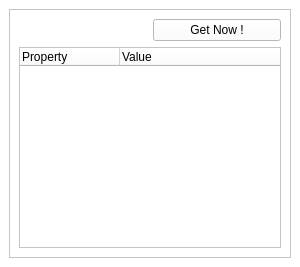
<ui version="4.0" >
 <author></author>
 <comment></comment>
 <exportmacro></exportmacro>
 <class>RzxProps</class>
 <widget class="QWidget" name="RzxProps" >
  <property name="geometry" >
   <rect>
    <x>0</x>
    <y>0</y>
    <width>300</width>
    <height>267</height>
   </rect>
  </property>
  <property name="sizePolicy" >
   <sizepolicy>
    <hsizetype>5</hsizetype>
    <vsizetype>3</vsizetype>
    <horstretch>0</horstretch>
    <verstretch>0</verstretch>
   </sizepolicy>
  </property>
  <property name="minimumSize" >
   <size>
    <width>150</width>
    <height>256</height>
   </size>
  </property>
  <property name="baseSize" >
   <size>
    <width>700</width>
    <height>186</height>
   </size>
  </property>
  <property name="palette" >
   <palette>
    <active>
     <color>
      <red>0</red>
      <green>0</green>
      <blue>0</blue>
     </color>
     <color>
      <red>255</red>
      <green>255</green>
      <blue>255</blue>
     </color>
     <color>
      <red>255</red>
      <green>255</green>
      <blue>255</blue>
     </color>
     <color>
      <red>255</red>
      <green>255</green>
      <blue>255</blue>
     </color>
     <color>
      <red>127</red>
      <green>127</green>
      <blue>127</blue>
     </color>
     <color>
      <red>170</red>
      <green>170</green>
      <blue>170</blue>
     </color>
     <color>
      <red>0</red>
      <green>0</green>
      <blue>0</blue>
     </color>
     <color>
      <red>255</red>
      <green>255</green>
      <blue>255</blue>
     </color>
     <color>
      <red>0</red>
      <green>0</green>
      <blue>0</blue>
     </color>
     <color>
      <red>255</red>
      <green>255</green>
      <blue>255</blue>
     </color>
     <color>
      <red>255</red>
      <green>255</green>
      <blue>255</blue>
     </color>
     <color>
      <red>0</red>
      <green>0</green>
      <blue>0</blue>
     </color>
     <color>
      <red>103</red>
      <green>141</green>
      <blue>178</blue>
     </color>
     <color>
      <red>255</red>
      <green>255</green>
      <blue>255</blue>
     </color>
     <color>
      <red>0</red>
      <green>0</green>
      <blue>238</blue>
     </color>
     <color>
      <red>82</red>
      <green>24</green>
      <blue>139</blue>
     </color>
     <color>
      <red>255</red>
      <green>255</green>
      <blue>255</blue>
     </color>
    </active>
    <inactive>
     <color>
      <red>0</red>
      <green>0</green>
      <blue>0</blue>
     </color>
     <color>
      <red>255</red>
      <green>255</green>
      <blue>255</blue>
     </color>
     <color>
      <red>255</red>
      <green>255</green>
      <blue>255</blue>
     </color>
     <color>
      <red>255</red>
      <green>255</green>
      <blue>255</blue>
     </color>
     <color>
      <red>127</red>
      <green>127</green>
      <blue>127</blue>
     </color>
     <color>
      <red>170</red>
      <green>170</green>
      <blue>170</blue>
     </color>
     <color>
      <red>0</red>
      <green>0</green>
      <blue>0</blue>
     </color>
     <color>
      <red>255</red>
      <green>255</green>
      <blue>255</blue>
     </color>
     <color>
      <red>0</red>
      <green>0</green>
      <blue>0</blue>
     </color>
     <color>
      <red>255</red>
      <green>255</green>
      <blue>255</blue>
     </color>
     <color>
      <red>255</red>
      <green>255</green>
      <blue>255</blue>
     </color>
     <color>
      <red>0</red>
      <green>0</green>
      <blue>0</blue>
     </color>
     <color>
      <red>103</red>
      <green>141</green>
      <blue>178</blue>
     </color>
     <color>
      <red>255</red>
      <green>255</green>
      <blue>255</blue>
     </color>
     <color>
      <red>0</red>
      <green>0</green>
      <blue>238</blue>
     </color>
     <color>
      <red>82</red>
      <green>24</green>
      <blue>139</blue>
     </color>
     <color>
      <red>255</red>
      <green>255</green>
      <blue>255</blue>
     </color>
    </inactive>
    <disabled>
     <color>
      <red>127</red>
      <green>127</green>
      <blue>127</blue>
     </color>
     <color>
      <red>255</red>
      <green>255</green>
      <blue>255</blue>
     </color>
     <color>
      <red>255</red>
      <green>255</green>
      <blue>255</blue>
     </color>
     <color>
      <red>255</red>
      <green>255</green>
      <blue>255</blue>
     </color>
     <color>
      <red>127</red>
      <green>127</green>
      <blue>127</blue>
     </color>
     <color>
      <red>170</red>
      <green>170</green>
      <blue>170</blue>
     </color>
     <color>
      <red>127</red>
      <green>127</green>
      <blue>127</blue>
     </color>
     <color>
      <red>255</red>
      <green>255</green>
      <blue>255</blue>
     </color>
     <color>
      <red>127</red>
      <green>127</green>
      <blue>127</blue>
     </color>
     <color>
      <red>255</red>
      <green>255</green>
      <blue>255</blue>
     </color>
     <color>
      <red>255</red>
      <green>255</green>
      <blue>255</blue>
     </color>
     <color>
      <red>0</red>
      <green>0</green>
      <blue>0</blue>
     </color>
     <color>
      <red>86</red>
      <green>117</green>
      <blue>148</blue>
     </color>
     <color>
      <red>255</red>
      <green>255</green>
      <blue>255</blue>
     </color>
     <color>
      <red>0</red>
      <green>0</green>
      <blue>238</blue>
     </color>
     <color>
      <red>82</red>
      <green>24</green>
      <blue>139</blue>
     </color>
     <color>
      <red>255</red>
      <green>255</green>
      <blue>255</blue>
     </color>
    </disabled>
   </palette>
  </property>
  <property name="windowTitle" >
   <string>Form</string>
  </property>
  <layout class="QGridLayout" >
   <property name="margin" >
    <number>9</number>
   </property>
   <property name="spacing" >
    <number>6</number>
   </property>
   <item row="0" column="0" >
    <widget class="QFrame" name="frmProp" >
     <property name="sizePolicy" >
      <sizepolicy>
       <hsizetype>5</hsizetype>
       <vsizetype>7</vsizetype>
       <horstretch>0</horstretch>
       <verstretch>0</verstretch>
      </sizepolicy>
     </property>
     <property name="frameShape" >
      <enum>QFrame::StyledPanel</enum>
     </property>
     <property name="frameShadow" >
      <enum>QFrame::Raised</enum>
     </property>
     <layout class="QGridLayout" >
      <property name="margin" >
       <number>9</number>
      </property>
      <property name="spacing" >
       <number>6</number>
      </property>
      <item row="1" column="0" colspan="2" >
       <widget class="QTreeWidget" name="propsView" >
        <property name="sizePolicy" >
         <sizepolicy>
          <hsizetype>7</hsizetype>
          <vsizetype>7</vsizetype>
          <horstretch>0</horstretch>
          <verstretch>0</verstretch>
         </sizepolicy>
        </property>
        <property name="minimumSize" >
         <size>
          <width>0</width>
          <height>128</height>
         </size>
        </property>
        <property name="maximumSize" >
         <size>
          <width>300</width>
          <height>16777215</height>
         </size>
        </property>
        <property name="baseSize" >
         <size>
          <width>300</width>
          <height>128</height>
         </size>
        </property>
        <property name="alternatingRowColors" >
         <bool>true</bool>
        </property>
        <property name="rootIsDecorated" >
         <bool>false</bool>
        </property>
        <property name="uniformRowHeights" >
         <bool>true</bool>
        </property>
        <property name="itemsExpandable" >
         <bool>false</bool>
        </property>
        <property name="columnCount" >
         <number>2</number>
        </property>
        <column>
         <property name="text" >
          <string>Property</string>
         </property>
        </column>
        <column>
         <property name="text" >
          <string>Value</string>
         </property>
        </column>
       </widget>
      </item>
      <item row="0" column="1" >
       <widget class="QPushButton" name="btnProperties" >
        <property name="text" >
         <string>Get Now !</string>
        </property>
       </widget>
      </item>
      <item row="0" column="0" >
       <widget class="QLabel" name="lblDate" >
        <property name="text" >
         <string/>
        </property>
        <property name="buddy" >
         <cstring>btnProperties</cstring>
        </property>
       </widget>
      </item>
     </layout>
    </widget>
   </item>
  </layout>
 </widget>
 <layoutdefault spacing="6" margin="0" />
 <pixmapfunction></pixmapfunction>
 <tabstops>
  <tabstop>btnProperties</tabstop>
  <tabstop>propsView</tabstop>
 </tabstops>
 <resources/>
 <connections/>
</ui>
